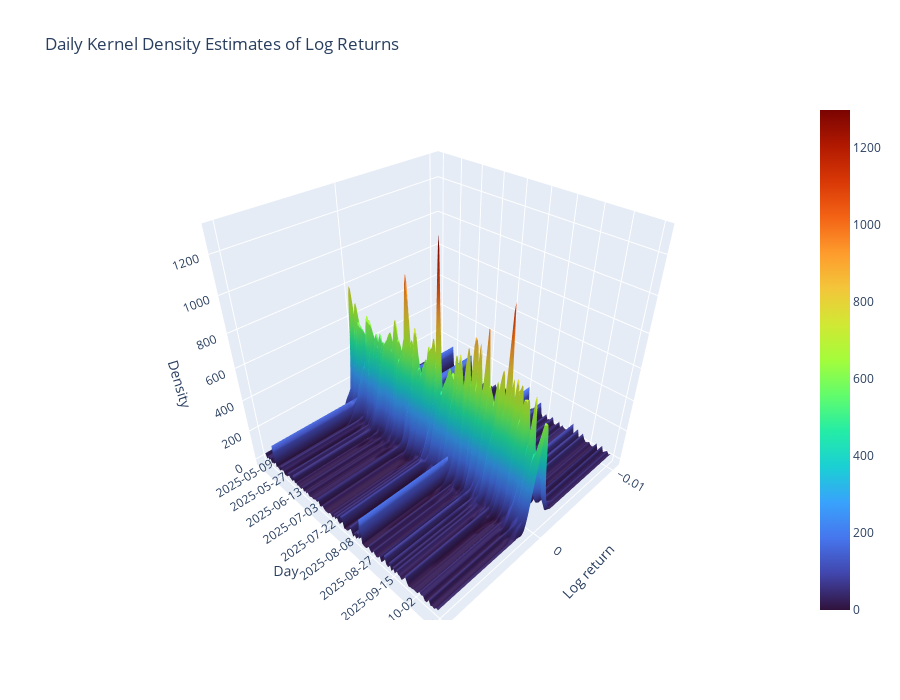

Notebook code for this chart:
### Code cell
# kde_results = {day: (x_grid, y_kde)} from previous step

# Sort days and build aligned matrices
days_sorted = sorted(kde_results.keys())

# ---- Step 1: build a common X grid (important for smooth 3D surface)
all_x = np.concatenate([kde_results[d][0] for d in days_sorted])
x_common = np.linspace(all_x.min(), all_x.max(), 200)

# ---- Step 2: evaluate each day's KDE on the common grid
Z = []
for d in days_sorted:
    kde = kde_results[d][0]
    density = kde_results[d][1]
    # Interpolate densities to common x grid
    z_interp = np.interp(x_common, kde, density)
    Z.append(z_interp)

Z = np.array(Z)
Y = np.arange(len(days_sorted))  # day index

# ---- Step 3: create 3D surface
fig = go.Figure(data=[go.Surface(
    x=x_common,   # log return values
    y=Y,          # day index
    z=Z,          # densities
    colorscale='Turbo'
)])

# ---- Step 4: layout and labels
fig.update_layout(
    title='Daily Kernel Density Estimates of Log Returns',
    scene=dict(
        xaxis_title='Log return',
        yaxis_title='Day',
        zaxis_title='Density',
        yaxis=dict(
            tickmode='array',
            tickvals=np.linspace(0, len(days_sorted)-1, 10, dtype=int),
            ticktext=[str(days_sorted[i]) for i in np.linspace(0, len(days_sorted)-1, 10, dtype=int)]
        )
    ),
    height=700
)

fig.show()

### Figure 1 — Plotly figure (JSON) as saved in the notebook; plotly's stock layout.template omitted (floating-point values rounded to 4 significant figures; data arrays with more than 128 entries replaced by an {"elided": "..."} marker saying what was removed)
{"data": [{"colorscale": [[0, "#30123b"], [0.07143, "#4145ab"], [0.1429, "#4675ed"], [0.2143, "#39a2fc"], [0.2857, "#1bcfd4"], [0.3571, "#24eca6"], [0.4286, "#61fc6c"], [0.5, "#a4fc3b"], [0.5714, "#d1e834"], [0.6429, "#f3c63a"], [0.7143, "#fe9b2d"], [0.7857, "#f36315"], [0.8571, "#d93806"], [0.9286, "#b11901"], [1, "#7a0402"]], "type": "surface", "x": {"elided": "200 float values"}, "y": [0, 1, 2, 3, 4, 5, 6, 7, 8, 9, 10, 11, 12, 13, 14, 15, 16, 17, 18, 19, 20, 21, 22, 23, 24, 25, 26, 27, 28, 29, 30, 31, 32, 33, 34, 35, 36, 37, 38, 39, 40, 41, 42, 43, 44, 45, 46, 47, 48, 49, 50, 51, 52, 53, 54, 55, 56, 57, 58, 59, 60, 61, 62, 63, 64, 65, 66, 67, 68, 69, 70, 71, 72, 73, 74, 75, 76, 77, 78, 79, 80, 81, 82, 83, 84, 85, 86, 87, 88, 89, 90, 91, 92, 93, 94, 95, 96, 97, 98, 99, 100, 101, 102, 103, 104, 105, 106, 107, 108, 109, 110, 111, 112, 113, 114, 115, 116], "z": {"elided": "117x200 float values"}}], "layout": {"height": 700, "scene": {"xaxis": {"title": {"text": "Log return"}}, "yaxis": {"tickmode": "array", "ticktext": ["2025-05-09", "2025-05-27", "2025-06-13", "2025-07-03", "2025-07-22", "2025-08-08", "2025-08-27", "2025-09-15", "2025-10-02", "2025-10-21"], "tickvals": [0, 12, 25, 38, 51, 64, 77, 90, 103, 116], "title": {"text": "Day"}}, "zaxis": {"title": {"text": "Density"}}}, "title": {"text": "Daily Kernel Density Estimates of Log Returns"}}}
